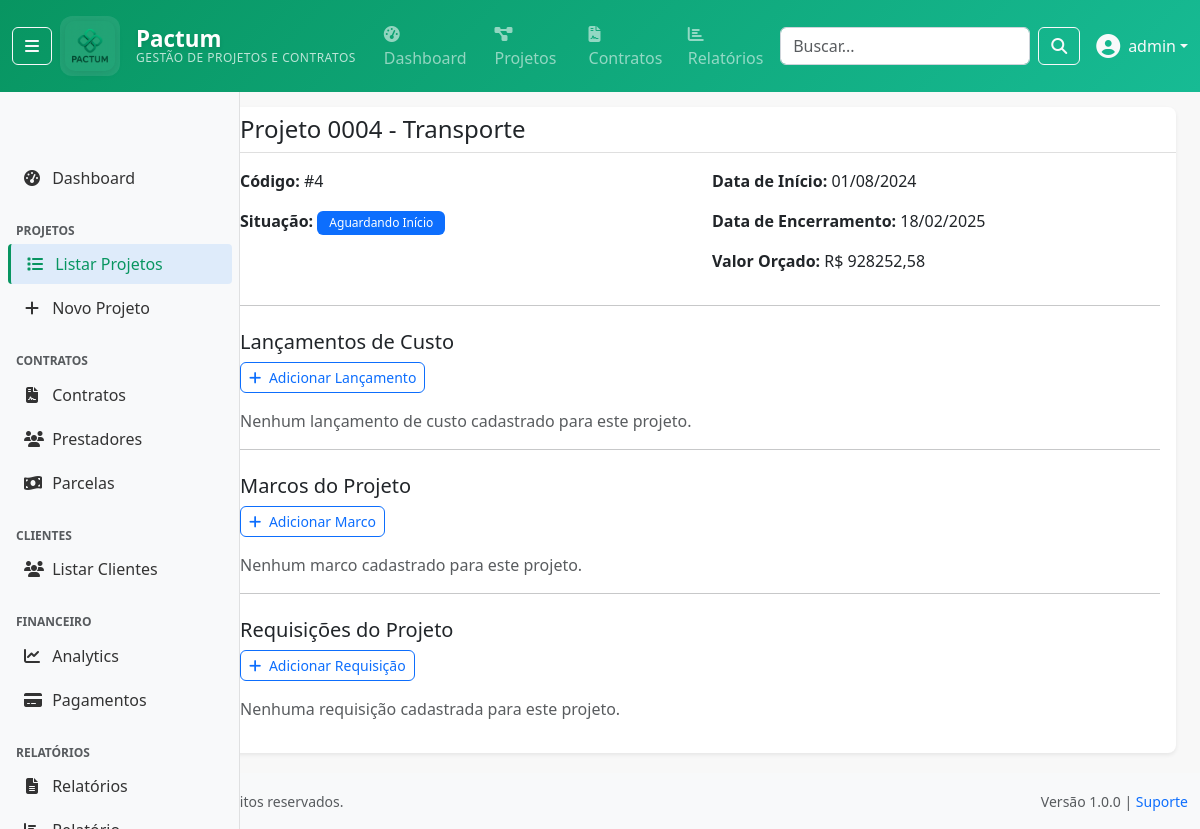
Screenshot of /projetos/4/ (signed in) with the database file from the repository.
### apps/accounts/models/user.py (models this page shows, shortened)
class User(AbstractUser):
    ROLE_CHOICES = [
        ('admin', 'Administrador'),
        ('ti', 'TI'),
        ('fiscal', 'Fiscal'),
        ('financeiro', 'Financeiro'),
        ('analista', 'Analista'),
        ('cliente', 'Cliente'),
    ]
    DEPARTMENT_CHOICES = [
        ('administrativo', 'Administrativo'),
        ('financeiro', 'Financeiro'),
        ('ti', 'Tecnologia da Informação'),
        ('fiscal', 'Fiscal'),
        ('operacional', 'Operacional'),
        ('diretoria', 'Diretoria'),
    ]
    cpf = models.CharField(
        'CPF', max_length=14, unique=True, null=True, blank=True,
        validators=[RegexValidator(
            regex=r'^\d{3}\.\d{3}\.\d{3}-\d{2}$|^\d{11}$',
            message='CPF deve estar no formato XXX.XXX.XXX-XX ou apenas números'
        )]
    )
    telefone = models.CharField('Telefone', max_length=20, blank=True)
    role = models.CharField('Função', max_length=20, choices=ROLE_CHOICES, default='analista')
    department = models.CharField('Departamento', max_length=30, choices=DEPARTMENT_CHOICES, blank=True)
    is_cliente_externo = models.BooleanField('Cliente Externo', default=False, help_text='Indica se é um cliente externo da FUNETEC')
    last_activity = models.DateTimeField('Última Atividade', null=True, blank=True)
    class Meta:
        verbose_name = 'Usuário'
        verbose_name_plural = 'Usuários'
        ordering = ['-date_joined']
        permissions = [
            ('can_manage_users', 'Pode gerenciar usuários'),
            ('can_view_financial_data', 'Pode ver dados financeiros'),
            ('can_manage_contracts', 'Pode gerenciar contratos'),
            ('can_manage_projects', 'Pode gerenciar projetos'),
            ('can_generate_reports', 'Pode gerar relatórios'),
        ]
    def __str__(self):
        return self.get_full_name() or self.username
    def is_admin(self):
        return self.role == 'admin' or self.is_superuser
    def is_cliente(self):
        return self.role == 'cliente' or self.is_cliente_externo
    def can_manage_projects(self):
        return self.is_admin() or self.has_perm('accounts.can_manage_projects')
    def can_view_financial_data(self):
        return self.role in ['admin', 'financeiro', 'fiscal'] or self.has_perm('accounts.can_view_financial_data')
    def can_manage_contracts(self):
        return self.role in ['admin', 'financeiro'] or self.has_perm('accounts.can_manage_contracts')
    def can_generate_reports(self):
        return not self.is_cliente() or self.has_perm('accounts.can_generate_reports')
    def can_manage_users(self):
        """Verificar se pode gerenciar usuários"""
        return self.is_admin() or self.has_perm('accounts.can_manage_users')

### apps/projetos/models/projeto.py (models this page shows, shortened)
class Projeto(models.Model):
    SITUACAO_CHOICES = [
        ('1', 'Aguardando Início'),
        ('2', 'Em andamento'),
        ('3', 'Paralisado'),
        ('4', 'Suspenso'),
        ('5', 'Cancelado'),
        ('6', 'Concluído'),
    ]
    cod_projeto = models.IntegerField(
        primary_key=True,
        db_column='codProjeto',
        verbose_name='Código do Projeto'
    )
    nome = models.CharField(
        max_length=200,
        verbose_name='Nome do Projeto'
    )
    data_inicio = models.DateField(
        db_column='dataInicio',
        verbose_name='Data de Início'
    )
    data_encerramento = models.DateField(
        db_column='dataEncerramento',
        verbose_name='Data de Encerramento'
    )
    valor = models.DecimalField(
        max_digits=14,
        decimal_places=2,
        verbose_name='Valor Orçado'
    )
    situacao = models.CharField(
        max_length=20,
        choices=SITUACAO_CHOICES,
        default='1',  # Default to 'Aguardando Início'
        verbose_name='Situação'
    )
    class Meta:
        db_table = 'projetos'
        verbose_name = 'Projeto'
        verbose_name_plural = 'Projetos'

### apps/projetos/views/projeto_views.py (the view)
# urls.py: path('<int:pk>/', projeto_views.ProjetoDetailView.as_view(), name='projeto_detail'),
class ProjetoDetailView(LoginRequiredMixin, DetailView):
    model = Projeto
    template_name = 'projetos/projeto_detail.html'
    context_object_name = 'projeto'

### templates/projetos/projeto_detail.html (shortened to what this page needs)
{% extends 'base/base.html' %}
{% block page_title %}Detalhes do Projeto{% endblock %}
{% block page_actions %}
    <a href="{% url 'projetos:projeto_list' %}" class="btn btn-secondary">
    </a>
    {% if perms.projetos.change_projeto %}
        <a href="{% url 'projetos:projeto_update' projeto.pk %}" class="btn btn-primary">
            <i class="fas fa-edit me-1"></i> Editar Projeto
        </a>
    {% endif %}
{% endblock %}
{% block content %}
<div class="card shadow-sm">
    <div class="card-header">
        <h4 class="mb-0">{{ projeto.nome }}</h4>
    </div>
    <div class="card-body">
        <div class="row">
            <div class="col-md-6">
                <p><strong>Código:</strong> #{{ projeto.cod_projeto }}</p>
                <p><strong>Situação:</strong> <span class="badge bg-primary">{{ projeto.get_situacao_display }}</span></p>
            </div>
            <div class="col-md-6">
                <p><strong>Data de Início:</strong> {{ projeto.data_inicio|date:"d/m/Y" }}</p>
                <p><strong>Data de Encerramento:</strong> {{ projeto.data_encerramento|date:"d/m/Y" }}</p>
                <p><strong>Valor Orçado:</strong> R$ {{ projeto.valor|floatformat:2 }}</p>
            </div>
        </div>
        <hr>
        <h5 class="mt-4">Lançamentos de Custo</h5>
        <a href="{% url 'projetos:lancamento-create' projeto.pk %}" class="btn btn-sm btn-outline-primary mb-3">
            <i class="fas fa-plus me-1"></i> Adicionar Lançamento
        </a>
        {% with lancamentos=projeto.lancamentos.all %}
            {% if lancamentos %}
                <div class="table-responsive">
                    <table class="table table-striped">
                        <thead>
                            <tr>
                                <th>Descrição</th>
                                <th>Data</th>
                                <th>Valor</th>
                                <th>Ações</th>
                            </tr>
                        </thead>
                        <tbody>
                            {% for lancamento in lancamentos %}
                            <tr>
                                <td>{{ lancamento.descricao }}</td>
                                <td>{{ lancamento.data|date:"d/m/Y" }}</td>
                                <td>R$ {{ lancamento.valor|floatformat:2 }}</td>
                                <td>
                                    <a href="{% url 'projetos:lancamento-delete' lancamento.pk %}" class="btn btn-danger btn-sm">
                                        <i class="fas fa-trash"></i>
                                    </a>
                                </td>
                            </tr>
                            {% endfor %}
                        </tbody>
                    </table>
                </div>
            {% else %}
                <p class="text-muted">Nenhum lançamento de custo cadastrado para este projeto.</p>
            {% endif %}
        {% endwith %}
        <hr>
        <h5 class="mt-4">Marcos do Projeto</h5>
        <a href="{% url 'projetos:marco-create' projeto.pk %}" class="btn btn-sm btn-outline-primary mb-3">
            <i class="fas fa-plus me-1"></i> Adicionar Marco
        </a>
        {% with marcos=projeto.marcos.all %}
            {% if marcos %}
                <div class="table-responsive">
                    <table class="table table-striped">
                        <thead>
                            <tr>
                                <th>Descrição</th>
                                <th>Data Prevista</th>
                                <th>Data Entrega</th>
                                <th>Status</th>
                                <th>Ações</th>
                            </tr>
                        </thead>
                        <tbody>
                            {% for marco in marcos %}
                            <tr>
                                <td>{{ marco.descricao }}</td>
                                <td>{{ marco.data_prevista|date:"d/m/Y" }}</td>
                                <td>{{ marco.data_entrega|date:"d/m/Y"|default:"-" }}</td>
                                <td>{{ marco.get_status_display }}</td>
                                <td>
                                    <a href="{% url 'projetos:marco-update-status' marco.pk %}" class="btn btn-info btn-sm">
                                        <i class="fas fa-edit"></i>
                                    </a>
                                </td>
                            </tr>
                            {% endfor %}
                        </tbody>
                    </table>
                </div>
            {% else %}
                <p class="text-muted">Nenhum marco cadastrado para este projeto.</p>
            {% endif %}
        {% endwith %}
        <hr>
        <h5 class="mt-4">Requisições do Projeto</h5>
        <a href="{% url 'projetos:requisicao_create' projeto.pk %}" class="btn btn-sm btn-outline-primary mb-3">
            <i class="fas fa-plus me-1"></i> Adicionar Requisição
        </a>
        {% with requisicoes=projeto.requisicoes.all %}
            {% if requisicoes %}
                <ul class="list-group">
                    {% for req in requisicoes %}
                        <li class="list-group-item d-flex justify-content-between align-items-center">
                            <a href="{% url 'projetos:requisicao_detail' req.pk %}">{{ req.descricao|truncatechars:80 }}</a>
                            <a href="{% url 'projetos:requisicao_detail' req.pk %}" class="badge bg-info rounded-pill text-decoration-none">Ver Detalhes</a>
                        </li>
                    {% endfor %}
                </ul>
            {% else %}
                <p class="text-muted">Nenhuma requisição cadastrada para este projeto.</p>
            {% endif %}
        {% endwith %}
    </div>
</div>
{% endblock %}

### templates/base/navbar.html (shortened to what this page needs)
{% load static %}
<nav class="navbar navbar-expand-md navbar-dark fixed-top" style="background: linear-gradient(135deg, #089561 0%, #17BB94 100%);">
    <div class="container-fluid">
        {% if user.is_authenticated %}
            <button class="btn btn-outline-light me-2" type="button" id="sidebarToggle" title="Recolher/Expandir Menu"
                    aria-label="Toggle sidebar" aria-pressed="false">
                <i class="fas fa-bars"></i>
            </button>
        {% endif %}
        <a class="navbar-brand d-flex align-items-center logo-brand-enhanced" href="{% url 'dashboard:index' %}">
            <div class="logo-container me-3">
                <img src="{% static 'img/logo_pactum.png' %}" alt="Pactum - Gestão de Projetos e Contratos" height="50" class="logo-img">
            </div>
            <div class="brand-text-container">
                <div class="brand-title">Pactum</div>
                <div class="brand-subtitle d-none d-lg-block">Gestão de Projetos e Contratos</div>
            </div>
        </a>
        <div class="collapse navbar-collapse" id="navbarNav">
            {% if user.is_authenticated %}
                <ul class="navbar-nav me-auto">
                    <li class="nav-item">
                        <a class="nav-link" href="{% url 'dashboard:index' %}">
                            <i class="fas fa-tachometer-alt me-1"></i>Dashboard
                        </a>
                    </li>
                    {% if user.can_manage_projects %}
                        <li class="nav-item">
                            <a class="nav-link" href="{% url 'projetos:projeto_list' %}">
                                <i class="fas fa-project-diagram me-1"></i>Projetos
                            </a>
                        </li>
                    {% endif %}
                    {% if user.can_manage_contracts %}
                        <li class="nav-item">
                            <a class="nav-link" href="{% url 'contratos:contrato_list' %}">
                                <i class="fas fa-file-contract me-1"></i>Contratos
                            </a>
                        </li>
                    {% endif %}
                    {% if user.can_view_financial_data %}
                        <li class="nav-item">
                            <a class="nav-link" href="{% url 'relatorios:relatorio_list' %}">
                                <i class="fas fa-chart-bar me-1"></i>Relatórios
                            </a>
                        </li>
                    {% endif %}
                </ul>
                <form class="d-flex me-3" method="get" action="{% url 'dashboard:index' %}">
                    <input class="form-control me-2" type="search" placeholder="Buscar..." name="q"
                           value="{{ request.GET.q }}" style="width: 250px;">
                    <button class="btn btn-outline-light" type="submit">
                        <i class="fas fa-search"></i>
                    </button>
                </form>
                <div class="dropdown">
                    <a class="nav-link dropdown-toggle text-light d-flex align-items-center" href="#"
                       id="userDropdown" role="button" data-bs-toggle="dropdown">
                        {% if user.avatar %}
                            <img src="{{ user.avatar.url }}" class="rounded-circle me-2" width="32" height="32">
                        {% else %}
                            <i class="fas fa-user-circle me-2 fs-4"></i>
                        {% endif %}
                        {{ user.get_full_name|default:user.username }}
                    </a>
                </div>
            {% endif %}
        </div>
    </div>
</nav>

### static/css/base.css (style rules this page uses)
* { box-sizing: border-box; }
:root { --primary-color: #089561; --secondary-color: #17BB94; --success-color: #089561; --warning-color: #ffc107; --danger-color: #dc3545; --info-color: #17BB94; --dark-color: #2D3142; --light-color: #F8F8F8; --white-color: #FFFFFF; --navbar-height: 70px; --sidebar-width: 240px; --sidebar-collapsed-width: 60px; }
body { font-family: 'Segoe UI', Tahoma, Geneva, Verdana, sans-serif; background-color: var(--light-color); color: var(--dark-color); }
.navbar { min-height: 70px; }
.navbar-brand { font-weight: 700; font-size: 1.25rem; transition: all 0.3s ease; text-decoration: none; }
.logo-brand-enhanced { padding: 0.5rem 0; }
.logo-container { position: relative; display: flex; align-items: center; justify-content: center; padding: 5px; border-radius: 12px; background: rgba(255, 255, 255, 0.1); transition: all 0.3s ease; backdrop-filter: blur(10px); }
.logo-img { border-radius: 10px; transition: all 0.3s ease; filter: brightness(1.1) contrast(1.1); box-shadow: 0 2px 8px rgba(0, 0, 0, 0.1); }
.brand-text-container { display: flex; flex-direction: column; align-items: flex-start; }
.brand-title { font-size: 1.4rem; font-weight: 700; line-height: 1; color: #FFFFFF; text-shadow: 0 2px 4px rgba(0, 0, 0, 0.1); }
.brand-subtitle { font-size: 0.75rem; font-weight: 400; color: rgba(255, 255, 255, 0.9); opacity: 0.8; text-transform: uppercase; letter-spacing: 0.5px; line-height: 1; margin-top: 2px; }
.navbar-nav .nav-link { font-weight: 500; padding: 0.5rem 1rem; border-radius: 0.25rem; margin: 0 0.25rem; transition: all 0.15s ease-in-out; }
.card { border: none; box-shadow: 0 0.125rem 0.25rem rgba(0, 0, 0, 0.075); border-radius: 0.5rem; transition: box-shadow 0.15s ease-in-out; }
.card-header { background-color: transparent; border-bottom: 1px solid rgba(0, 0, 0, 0.125); font-weight: 600; }
.btn { font-weight: 500; border-radius: 0.375rem; transition: all 0.15s ease-in-out; }
.btn-primary { background: linear-gradient(135deg, var(--primary-color) 0%, #076b4a 100%); border: none; color: var(--white-color); }
.form-control { border-radius: 0.375rem; border: 1px solid #ced4da; transition: all 0.15s ease-in-out; }
.badge { font-weight: 500; padding: 0.375rem 0.75rem; border-radius: 0.375rem; }

### rows the page displays
User: get_full_name "admin"
Projeto: nome "Projeto 0004 - Transporte", cod_projeto "4", situacao "Aguardando Início", data_inicio "01/08/2024", data_encerramento "18/02/2025", valor "928252,58"
